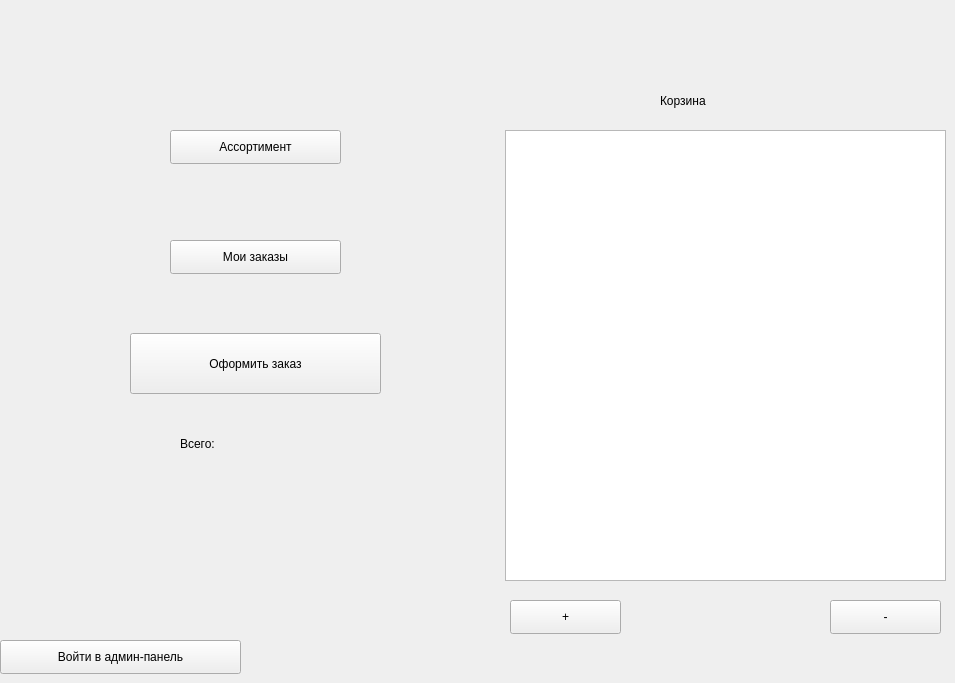
    <widget class="QWidget" name="page_4">
     <widget class="QPushButton" name="pushButton_AdminAuth_onMain">
      <property name="geometry">
       <rect>
        <x>0</x>
        <y>640</y>
        <width>241</width>
        <height>34</height>
       </rect>
      </property>
      <property name="text">
       <string>Войти в админ-панель</string>
      </property>
     </widget>
     <widget class="QPushButton" name="pushButton_assortment_onMain">
      <property name="geometry">
       <rect>
        <x>170</x>
        <y>130</y>
        <width>171</width>
        <height>34</height>
       </rect>
      </property>
      <property name="text">
       <string>Ассортимент</string>
      </property>
     </widget>
     <widget class="QPushButton" name="pushButton_userOrders_onMain">
      <property name="geometry">
       <rect>
        <x>170</x>
        <y>240</y>
        <width>171</width>
        <height>34</height>
       </rect>
      </property>
      <property name="text">
       <string>Мои заказы</string>
      </property>
     </widget>
     <widget class="QTableView" name="tableView_cart_onMain">
      <property name="geometry">
       <rect>
        <x>505</x>
        <y>130</y>
        <width>441</width>
        <height>451</height>
       </rect>
      </property>
      <property name="styleSheet">
       <string notr="true">QTableView
{


	font: 600 9pt &quot;Segoe UI Semibold&quot;;

	font-size:14px;
	outline:none;
}

QTableView::item:selected
{
	
	background-color: rgb(64, 64, 64);
   /* border: 5px solid #f6f7fa;*/
    border-color: rgb(64, 64, 64);
}




QHeaderView::section {
   border: 2px solid rgb(0, 0, 0);

	font: 600 9pt &quot;Segoe UI Semibold&quot;;
	
	font-size:14px;
	outline:none;
} 

QScrollBar:vertical {
     border: none;
     
	 width:6px;
	 

 }
 QScrollBar::handle:vertical {
	 border-radius: 5px;
     
     min-height: 25px;
 }
 QScrollBar::add-line:vertical {
     background-color:none
 }

 QScrollBar::sub-line:vertical {
      background-color:none
 }


 QScrollBar::add-page:vertical, QScrollBar::sub-page:vertical {
     background: none;
 }</string>
      </property>
     </widget>
     <widget class="QLabel" name="label_16">
      <property name="geometry">
       <rect>
        <x>660</x>
        <y>70</y>
        <width>191</width>
        <height>61</height>
       </rect>
      </property>
      <property name="styleSheet">
       <string notr="true">background-color: none;

font:18pt &quot;Simple Bold Jut Out&quot;;</string>
      </property>
      <property name="text">
       <string>Корзина</string>
      </property>
     </widget>
     <widget class="QLabel" name="label_cartSum_onMain">
      <property name="geometry">
       <rect>
        <x>280</x>
        <y>430</y>
        <width>61</width>
        <height>31</height>
       </rect>
      </property>
      <property name="styleSheet">
       <string notr="true">background-color: none;

font:15pt &quot;Simple Bold Jut Out&quot;;</string>
      </property>
      <property name="text">
       <string/>
      </property>
     </widget>
     <widget class="QPushButton" name="pushButton_createOrder_onMain">
      <property name="geometry">
       <rect>
        <x>130</x>
        <y>333</y>
        <width>251</width>
        <height>61</height>
       </rect>
      </property>
      <property name="text">
       <string>Оформить заказ</string>
      </property>
     </widget>
     <widget class="QLabel" name="label_17">
      <property name="geometry">
       <rect>
        <x>180</x>
        <y>423</y>
        <width>111</width>
        <height>41</height>
       </rect>
      </property>
      <property name="styleSheet">
       <string notr="true">background-color: none;

font:15pt &quot;Simple Bold Jut Out&quot;;</string>
      </property>
      <property name="text">
       <string>Всего:</string>
      </property>
     </widget>
     <widget class="QPushButton" name="pushButton_addProductFromCart_onMain">
      <property name="geometry">
       <rect>
        <x>510</x>
        <y>600</y>
        <width>111</width>
        <height>34</height>
       </rect>
      </property>
      <property name="text">
       <string>+</string>
      </property>
     </widget>
     <widget class="QPushButton" name="pushButton_deleteProductFromCart_onMain">
      <property name="geometry">
       <rect>
        <x>830</x>
        <y>600</y>
        <width>111</width>
        <height>34</height>
       </rect>
      </property>
      <property name="text">
       <string>-</string>
      </property>
     </widget>
    </widget>
